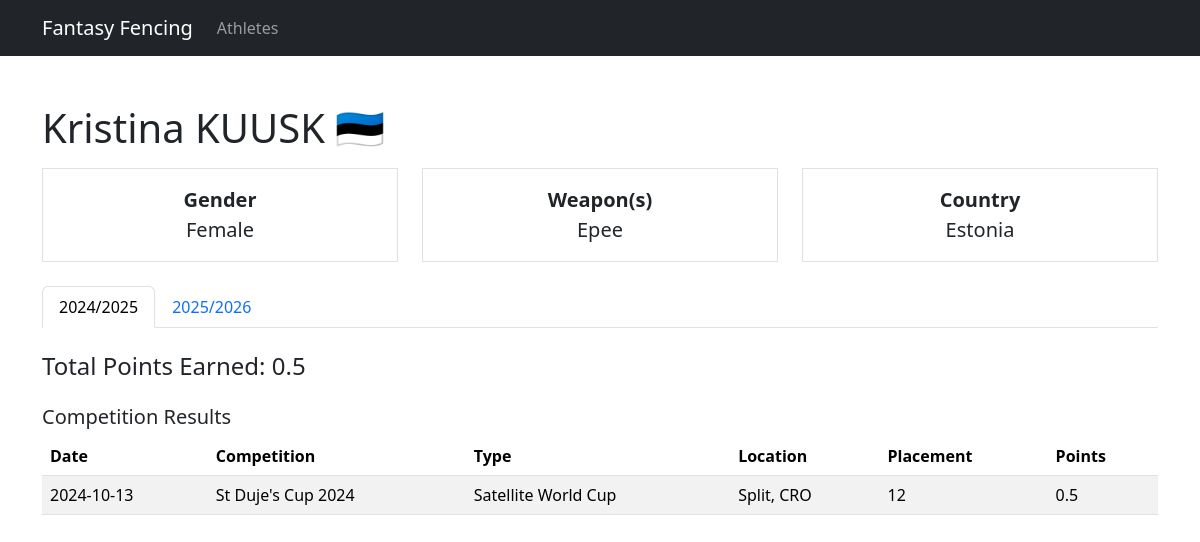
The page /frontend/php/athlete.php?id=2611 on the database its author committed.
### tables this page shows
CREATE TABLE IF NOT EXISTS athletes (
    	id INT PRIMARY KEY,
    	name VARCHAR(100) NOT NULL,
    	firstName VARCHAR(50) NOT NULL,
    	lastName VARCHAR(50) NOT NULL,
    	gender ENUM('male', 'female') NOT NULL,
    	nationality CHAR(3) NOT NULL,
    	weapon ENUM('sabre', 'epee', 'foil') NOT NULL,
    	weapon2 ENUM('sabre', 'epee', 'foil') DEFAULT NULL,
    	isActive BOOLEAN DEFAULT FALSE
);

CREATE TABLE IF NOT EXISTS athleteSeasonPoints (
    	athleteId INT NOT NULL,
    	season INT NOT NULL,
    	weapon ENUM('sabre', 'epee', 'foil') NOT NULL,
    	points DOUBLE NOT NULL DEFAULT 0,
    	PRIMARY KEY (athleteId, season, weapon),
    	FOREIGN KEY (athleteId) REFERENCES athletes(id) ON DELETE CASCADE
);

CREATE TABLE IF NOT EXISTS competitionResults (
    	season INT NOT NULL,
    	competitionId INT NOT NULL,
    	athleteId INT NOT NULL,
    	finished INT NOT NULL,
    	points DOUBLE NOT NULL,
    	PRIMARY KEY (competitionId, season, athleteId),
    	FOREIGN KEY (competitionId, season) REFERENCES competitions(competitionId, season) ON DELETE CASCADE,
   	FOREIGN KEY (athleteId) REFERENCES athletes(id) ON DELETE CASCADE
);

CREATE TABLE IF NOT EXISTS competitions (
    	season INT NOT NULL,
    	competitionId INT NOT NULL,
    	name VARCHAR(100) NOT NULL,
    	category VARCHAR(5) NOT NULL,
    	weapon ENUM('sabre', 'epee', 'foil') NOT NULL,
   	gender ENUM('male', 'female') NOT NULL,
    	country CHAR(3) NOT NULL,
    	location VARCHAR(50) NOT NULL,
    	startDate DATE NOT NULL,
    	endDate DATE,
    	PRIMARY KEY (competitionId, season) 
);

### backend/php/databaseFunctions.php (called while the page is built, shortened)
<?php
function getAthleteInfo($athleteId) {
    	$db = dbConnect();
    	$stmt = $db->prepare("SELECT firstName, lastName, gender, nationality FROM athletes WHERE id = ?");
    	$stmt->bind_param("i", $athleteId);
    	$stmt->execute();
    	$result = $stmt->get_result();
    	$athlete = $result->fetch_assoc();
    	return $athlete;
}
function getAthleteWeapons($athleteId) {
    	$db = dbConnect();
    	$stmt = $db->prepare("SELECT weapon, weapon2 FROM athletes WHERE id = ?");
    	$stmt->bind_param("i", $athleteId);
    	$stmt->execute();
    	$result = $stmt->get_result()->fetch_assoc();
    	$weapons = array_filter([$result['weapon'], $result['weapon2']]);
    	return $weapons;
}
function getTotalPoints($athleteId, $season, $weapon) {
    	$db = dbConnect();
    	$stmt = $db->prepare("SELECT points FROM athleteSeasonPoints WHERE athleteId = ? AND season = ? AND weapon = ?");
    	$stmt->bind_param("iis", $athleteId, $season, $weapon);
    	$stmt->execute();
    	$stmt->bind_result($points);
    	return $points ?: 0;
}
function getCompetitionResults($athleteId, $season, $weapon) {
    	$db = dbConnect();
    	$query = "
        	SELECT cr.points, cr.finished, c.name, c.category, c.location, c.country, c.startDate
        	FROM competitionResults cr
        	JOIN competitions c ON cr.competitionId = c.competitionId AND cr.season = c.season
        	WHERE cr.athleteId = ? AND cr.season = ? AND c.weapon = ?
        	ORDER BY c.startDate ASC
    	";
    	$stmt = $db->prepare($query);
    	$stmt->bind_param("iis", $athleteId, $season, $weapon);
    	$stmt->execute();
    	$result = $stmt->get_result();
    	$results = [];
    	while ($row = $result->fetch_assoc()) {
        	$results[] = $row;
    	}
    	return $results;
}
?>

### backend/php/otherFunctions.php (called while the page is built, shortened)
<?php
function getFlagEmoji($countryCode) {
    	$firstLetter = mb_convert_encoding('&#' . (127397 + ord($countryCode[0])) . ';', 'UTF-8', 'HTML-ENTITIES');
    	$secondLetter = mb_convert_encoding('&#' . (127397 + ord($countryCode[1])) . ';', 'UTF-8', 'HTML-ENTITIES');
    	return $firstLetter . $secondLetter;
}
?>

### backend/php/dataArrays.php (called while the page is built, shortened)
<?php
$competitionCategories = [
    	"SA" => "Satellite World Cup",
    	"A" => "World Cup",
    	"GP" => "Grand Prix",
    	"CHZ" => "Zonal Championships",
    	"CHM" => "World Championships",
    	"JO" => "Olympic Games"
];
$seasons = [
    	'2025' => '2024/2025',
    	'2026' => '2025/2026'
];
?>

### frontend/php/athlete.php (the view, shortened to what this page needs)
<?php
include 'header.php';
include '../../backend/php/dataArrays.php';
include '../../backend/php/databaseFunctions.php';
include '../../backend/php/otherFunctions.php';
$athleteId = $_GET['id'];
$season = $_GET['season'] ?? '2025';
$athlete = getAthleteInfo($athleteId);
$availableWeapons = getAthleteWeapons($athleteId);
$weapon = $_GET['weapon'] ?? $availableWeapons[0];
$totalPoints = getTotalPoints($athleteId, $season, $weapon);
$results = getCompetitionResults($athleteId, $season, $weapon);
$twoLetterCountryCode = $countryCodeMap[$athlete['nationality']] ?? '';
$flagEmoji = $twoLetterCountryCode ? getFlagEmoji($twoLetterCountryCode) : '';
?>
<body>
    	<div class="container mt-5">
        	<h1>
            		<?= htmlspecialchars($athlete['firstName'] . ' ' . $athlete['lastName']) ?>
            		<?= $flagEmoji ?>
        	</h1>
        	<div class="row mt-3 text-center">
            		<div class="col-md-4">
                		<div class="border p-3" style="font-size: 1.25rem;">
                    			<strong>Gender</strong><br>
                    			<?= ucfirst($athlete['gender']) ?>
                		</div>
            		</div>
            		<div class="col-md-4">
                		<div class="border p-3" style="font-size: 1.25rem;">
                    			<strong>Weapon(s)</strong><br>
                    			<?= htmlspecialchars(implode('/', array_map('ucfirst', $availableWeapons))) ?>
                		</div>
            		</div>
            		<div class="col-md-4">
                		<div class="border p-3" style="font-size: 1.25rem;">
                    			<strong>Country</strong><br>
                    			<?= htmlspecialchars($validCountryCodes[$athlete['nationality']] ?? $athlete['nationality']) ?>
                		</div>
            		</div>
        	</div>
        	<ul class="nav nav-tabs mt-4" id="seasonTab" role="tablist">
            		<?php foreach ($seasons as $seasonCode => $seasonName): ?>
                		<li class="nav-item" role="presentation">
                    			<a class="nav-link <?= $seasonCode == $season ? 'active' : '' ?>" href="?id=<?= $athleteId ?>&season=<?= $seasonCode ?>&weapon=<?= $weapon ?>"><?= $seasonName ?></a>
                		</li>
            		<?php endforeach; ?>
        	</ul>
        	<h4 class="mt-4">Total Points Earned: <?= htmlspecialchars($totalPoints) ?></h4>
        	<h5 class="mt-4">Competition Results</h5>
        	<table class="table table-striped">
            		<thead>
                		<tr>
                    			<th>Date</th>
				   	<th>Competition</th>
				    	<th>Type</th>
				    	<th>Location</th>
				    	<th>Placement</th>
				    	<th>Points</th>
                		</tr>
            		</thead>
		    	<tbody>
				<?php foreach ($results as $result): ?>
				    	<tr>
				        	<td><?= htmlspecialchars($result['startDate']) ?></td>
				        	<td><?= htmlspecialchars($result['name']) ?></td>
				        	<td><?= htmlspecialchars($competitionCategories[$result['category']] ?? $result['category']) ?></td>
				        	<td><?= htmlspecialchars($result['location'] . ', ' . $result['country']) ?></td>
				        	<td><?= $result['finished'] == 1 ? '🥇' : ($result['finished'] == 2 ? '🥈' : ($result['finished'] == 3 ? '🥉' : htmlspecialchars($result['finished'])))?></td>
				        	<td><?= htmlspecialchars($result['points']) ?></td>
				    	</tr>
				<?php endforeach; ?>
		    	</tbody>
        	</table>
    	</div>
</body>
</html>

### rows shown on the page
athletes: firstName+lastName "Kristina KUUSK", nationality "🇪🇪", gender "Female", weapon+weapon2 "Epee", nationality "Estonia", totalPoints "0.5"
competitionresults: competitions.startDate "2024-10-13", competitions.name "St Duje's Cup 2024", competitions.category "Satellite World Cup", competitions.location+country "Split, CRO", finished "12", points "0.5"

### other values the page prints
$seasonName "2024/2025"
$seasonName "2025/2026"
